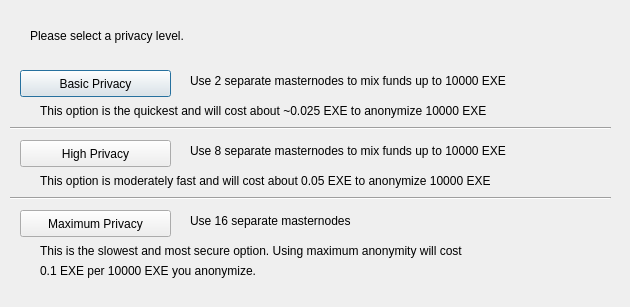
<?xml version="1.0" encoding="UTF-8"?>
<ui version="4.0">
 <class>ObfuscationConfig</class>
 <widget class="QDialog" name="ObfuscationConfig">
  <property name="geometry">
   <rect>
    <x>0</x>
    <y>0</y>
    <width>630</width>
    <height>307</height>
   </rect>
  </property>
  <property name="windowTitle">
   <string>Configure Obfuscation</string>
  </property>
  <widget class="QPushButton" name="buttonBasic">
   <property name="geometry">
    <rect>
     <x>20</x>
     <y>70</y>
     <width>151</width>
     <height>27</height>
    </rect>
   </property>
   <property name="text">
    <string>Basic Privacy</string>
   </property>
  </widget>
  <widget class="QPushButton" name="buttonHigh">
   <property name="geometry">
    <rect>
     <x>20</x>
     <y>140</y>
     <width>151</width>
     <height>27</height>
    </rect>
   </property>
   <property name="text">
    <string>High Privacy</string>
   </property>
  </widget>
  <widget class="QPushButton" name="buttonMax">
   <property name="geometry">
    <rect>
     <x>20</x>
     <y>210</y>
     <width>151</width>
     <height>27</height>
    </rect>
   </property>
   <property name="text">
    <string>Maximum Privacy</string>
   </property>
  </widget>
  <widget class="QLabel" name="label">
   <property name="geometry">
    <rect>
     <x>30</x>
     <y>20</y>
     <width>571</width>
     <height>31</height>
    </rect>
   </property>
   <property name="text">
    <string>Please select a privacy level.</string>
   </property>
  </widget>
  <widget class="QLabel" name="label_2">
   <property name="geometry">
    <rect>
     <x>190</x>
     <y>70</y>
     <width>421</width>
     <height>21</height>
    </rect>
   </property>
   <property name="text">
    <string>Use 2 separate masternodes to mix funds up to 10000 EXE</string>
   </property>
  </widget>
  <widget class="QLabel" name="label_3">
   <property name="geometry">
    <rect>
     <x>190</x>
     <y>140</y>
     <width>411</width>
     <height>21</height>
    </rect>
   </property>
   <property name="text">
    <string>Use 8 separate masternodes to mix funds up to 10000 EXE</string>
   </property>
  </widget>
  <widget class="QLabel" name="label_4">
   <property name="geometry">
    <rect>
     <x>190</x>
     <y>210</y>
     <width>421</width>
     <height>21</height>
    </rect>
   </property>
   <property name="text">
    <string>Use 16 separate masternodes</string>
   </property>
  </widget>
  <widget class="QLabel" name="label_6">
   <property name="geometry">
    <rect>
     <x>40</x>
     <y>100</y>
     <width>561</width>
     <height>21</height>
    </rect>
   </property>
   <property name="text">
    <string>This option is the quickest and will cost about ~0.025 EXE to anonymize 10000 EXE</string>
   </property>
  </widget>
  <widget class="QLabel" name="label_7">
   <property name="geometry">
    <rect>
     <x>40</x>
     <y>170</y>
     <width>561</width>
     <height>21</height>
    </rect>
   </property>
   <property name="text">
    <string>This option is moderately fast and will cost about 0.05 EXE to anonymize 10000 EXE</string>
   </property>
  </widget>
  <widget class="QLabel" name="label_8">
   <property name="geometry">
    <rect>
     <x>40</x>
     <y>240</y>
     <width>561</width>
     <height>21</height>
    </rect>
   </property>
   <property name="text">
    <string>This is the slowest and most secure option. Using maximum anonymity will cost</string>
   </property>
  </widget>
  <widget class="QLabel" name="label_9">
   <property name="geometry">
    <rect>
     <x>40</x>
     <y>260</y>
     <width>561</width>
     <height>21</height>
    </rect>
   </property>
   <property name="text">
    <string>0.1 EXE per 10000 EXE you anonymize.</string>
   </property>
  </widget>
  <widget class="Line" name="line">
   <property name="geometry">
    <rect>
     <x>10</x>
     <y>120</y>
     <width>601</width>
     <height>16</height>
    </rect>
   </property>
   <property name="orientation">
    <enum>Qt::Horizontal</enum>
   </property>
  </widget>
  <widget class="Line" name="line_2">
   <property name="geometry">
    <rect>
     <x>10</x>
     <y>190</y>
     <width>601</width>
     <height>16</height>
    </rect>
   </property>
   <property name="orientation">
    <enum>Qt::Horizontal</enum>
   </property>
  </widget>
 </widget>
 <resources/>
 <connections/>
</ui>
